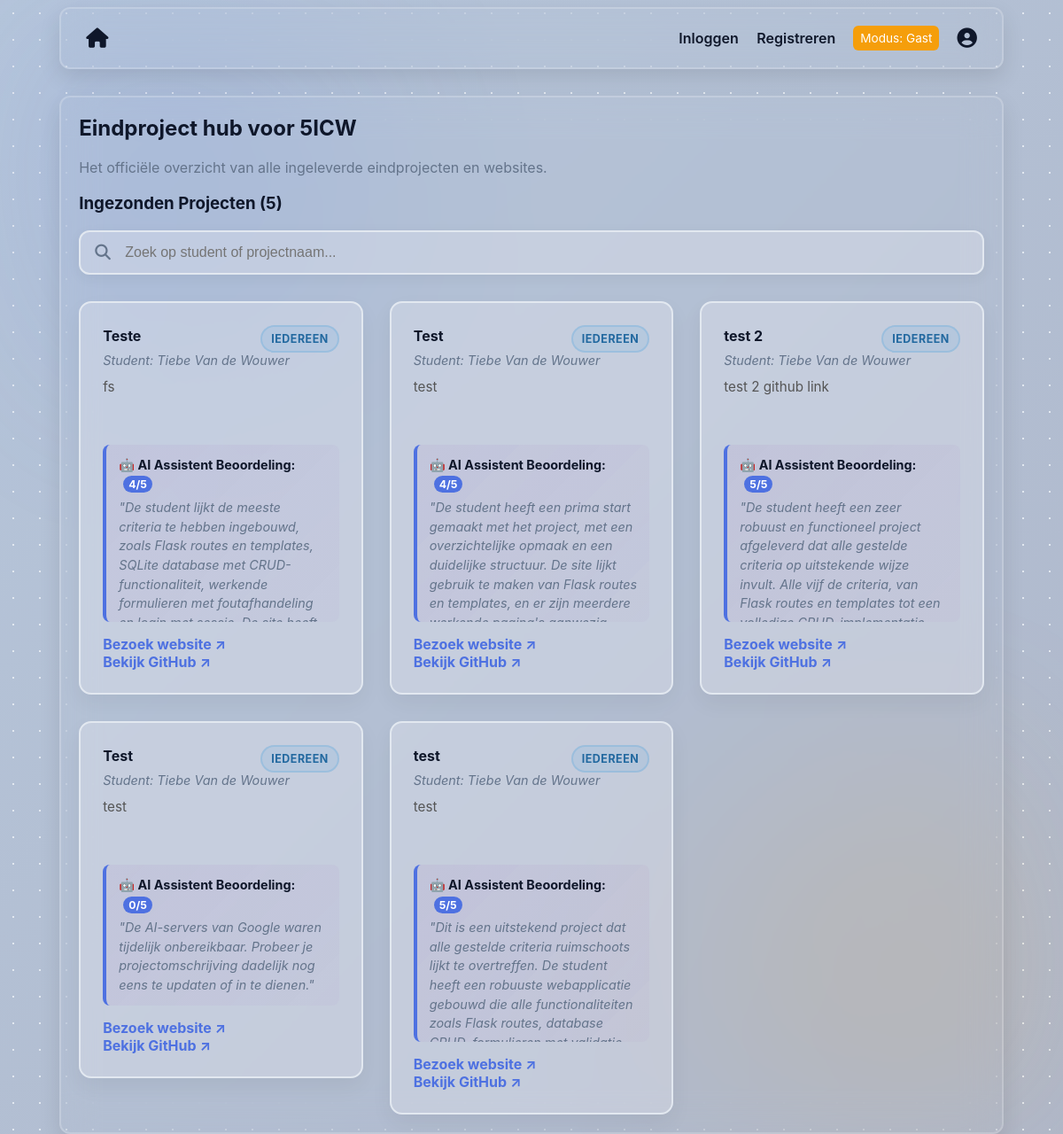
The page / on the database its author committed.
### tables this page shows
CREATE TABLE projects (
            id INTEGER PRIMARY KEY AUTOINCREMENT,
            title TEXT NOT NULL,
            description TEXT NOT NULL,
            link TEXT,
            user_id INTEGER NOT NULL, admin_comment TEXT, visibility TEXT DEFAULT 'public', ai_score INTEGER, ai_feedback TEXT, github_link TEXT, -- HIERMEE KOPPELEN WE HET PROJECT AAN EEN GEBRUIKER
            FOREIGN KEY (user_id) REFERENCES users (id) ON DELETE CASCADE
        );

CREATE TABLE users (
            id INTEGER PRIMARY KEY AUTOINCREMENT,
            name TEXT NOT NULL,
            email TEXT UNIQUE NOT NULL,
            password_hash TEXT NOT NULL,
            verified INTEGER DEFAULT 0,
            role TEXT DEFAULT 'user'  -- HIERMEE HOUDEN WE DE ROL BIJ
        );

### app.py (the view, shortened to what this page needs)
@app.route('/')
def index():
    conn = get_db_connection()
    db = conn.cursor()
    if session.get('user_role') == 'admin':
        projecten = db.execute('''
            SELECT projects.*, users.name AS creator_name
            FROM projects
            JOIN users ON projects.user_id = users.id
        ''').fetchall()
    else:
        projecten = db.execute('''
            SELECT projects.*, users.name AS creator_name
            FROM projects
            JOIN users ON projects.user_id = users.id
            WHERE COALESCE(visibility, 'public') = 'public'
        ''').fetchall()
    conn.close()
    if 'user_name' in session:
        current_user = session['user_name']
        is_guest = False
    else:
        current_user = "Gast"
        is_guest = True
    return render_template('index.html', username=current_user, is_guest=is_guest, projecten=projecten)

### app.py (called while the page is built)
def get_db_connection():
    conn = sqlite3.connect('registrants.db')
    conn.row_factory = sqlite3.Row
    return conn

@app.context_processor
def inject_theme():
    theme = session.get('theme', 'light')
    if theme not in ['light', 'dark', 'ocean', 'dark-neon', 'soft-nature', 'sunset', 'frosted-ice', 'retro-gaming', 'coffee', 'cyberpunk']:
        theme = 'light'
    return {'theme_class': theme}

@app.context_processor
def inject_gravatar():
    email = session.get('user_email', '')
    if email:
        clean_email = email.strip().lower()
        gravatar_hash = hashlib.md5(clean_email.encode('utf-8')).hexdigest()
        avatar_url = f"https://www.gravatar.com/avatar/{gravatar_hash}?s=150&d=mp"
    else:
        avatar_url = "https://www.gravatar.com/avatar/00000000000000000000000000000000?d=mp&f=y"
    return {'user_avatar': avatar_url}

### templates/index.html (shortened to what this page needs)
{% extends "layout.html" %}
{% block content %}
    <h2>Eindproject hub voor 5ICW</h2>
    <p class="muted">Het officiële overzicht van alle ingeleverde eindprojecten en websites.</p>
    <h3>Ingezonden Projecten ({{ projecten | length }})</h3>
    {% if projecten %}
        <div class="search-container">
            <i class="fa-solid fa-magnifying-glass search-icon"></i>
            <input type="text" id="project-search" class="search-input" placeholder="Zoek op student of projectnaam...">
        </div>
        <div class="projects-grid">
            {% for project in projecten %}
            <div class="project-card">
                    <div>
                        <div class="project-card-header">
                            <h4>{{ project['title'] }}</h4>
                            <span class="project-visibility-pill {{ 'visibility-admin' if (project['visibility'] or 'public') == 'admin' else 'visibility-public' }}">
                                {% if (project['visibility'] or 'public') == 'admin' %}Alleen admin{% else %}Iedereen{% endif %}
                            </span>
                        </div>
                        <p class="project-meta">Student: {{ project['creator_name'] }}</p>
                        <p class="project-desc">{{ project['description'] }}</p>
                        <div class="Ai-feedback">
                            <strong style="color: var(--text);">🤖 AI Assistent Beoordeling:</strong>
                            <span class="ai-score-value" style="background: var(--primary); color: white; padding: 2px 6px; border-radius: 10px; font-size: 0.85em; font-weight: bold; margin-left: 5px;">
                                {{ project['ai_score'] }}/5
                            </span>
                            <p class="ai-feedback-text" style="margin: 5px 0 0 0; font-style: italic; color: var(--muted);">
                                    "{{ project['ai_feedback'] }}"
                            </p>
                        </div>
                    </div>
                    <div class="project-actions">
                        <div class="project-links">
                            {% if project['link'] %}
                                <a href="{{ project['link'] }}" target="_blank" class="link-primary">Bezoek website ↗</a>
                            {% endif %}
                            <br>
                            {% if project['github_link'] %}
                                <a href="{{ project['github_link'] }}" target="_blank" class="link-primary">Bekijk GitHub ↗</a>
                            {% endif %}
                        </div>
                    </div>
                </div>
            {% endfor %}
        </div>
    {% else %}
        <p class="muted italic">Er zijn momenteel nog geen eindprojecten ingeleverd door de leerlingen.</p>
    {% endif %}
{% endblock %}

### static/style.css (style rules this page uses)
:root { --bg: hsl(228, 100%, 98%); --bg2: #adb3c5; --bg-gradient: #d5d6d7; --bg-gradient2: #b6c6db; --card: rgba(234, 234, 244, 0.34); --muted: #64748b; --primary: #4e71e1; --primary-light: #6f6f6f; --accent: #f59e0b; --success: #10b981; --danger: #ef4444; --text: #0f172a; --border: #e2e8f0; --glass: rgba(234, 234, 244, 0.34); }
* { box-sizing: border-box }
html,body { height:100% }
body { font-family: Inter, system-ui, -apple-system, 'Segoe UI', Roboto, 'Helvetica Neue', Arial; background: radial-gradient(var(--border) 1px, transparent 1px), linear-gradient(-45deg, var(--bg), var(--bg-gradient), var(--bg2), var(--bg-gradient2)); background-size: 30px 30px, 400% 400%; background-attachment: fixed; color:var(--text); min-height:100%; -webkit-font-smoothing:antialiased; animation: gradient-shift 15s ease infinite; position: relative; overflow-x: hidden; }
body::after { content: ""; position: fixed; inset: 0; background: radial-gradient(circle at 15% 15%, var(--primary) 0%, transparent 25%), radial-gradient(circle at 85% 85%, var(--accent) 0%, transparent 25%); filter: blur(80px); opacity: 0.12; z-index: -1; pointer-events: none; animation: mesh-float 5s infinite alternate ease-in-out; }
.Ai-feedback { max-height: 200px; overflow-y: auto; padding: 12px 14px; background: linear-gradient(135deg, rgba(155, 89, 182, 0.08) 0%, rgba(155, 89, 182, 0.04) 100%); border-left: 4px solid var(--primary); border-radius: 8px; margin-top: 15px; font-size: 0.9em; line-height: 1.5; scroll-behavior: smooth; }
.search-container { margin-bottom:30px;position:relative;width:100% }
.search-container .search-input { width:100%;padding:14px 20px 14px 50px;border-radius:12px;border:2px solid var(--border);background:var(--card);color:var(--text);font-size:1rem;box-shadow:0 4px 15px rgba(0,0,0,0.05);transition:all 0.3s ease;outline:none }
.search-icon { position:absolute;left:18px;top:50%;transform:translateY(-50%);color:var(--muted);pointer-events:none;font-size:1.1rem }
.input-group input,.input-group textarea, .input-group select, input[type=email], input[type=text], input[type=password], input[type=url], textarea, select { padding:10px;border:1px solid rgba(0,0,0,0.08);border-radius:6px;background:linear-gradient(180deg,#fff,#fbfdff);font-size:1rem }
.project-card-header { display:flex;align-items:center;justify-content:space-between;gap:10px;flex-wrap:wrap; }
.project-visibility-pill { font-size:0.78rem;padding:6px 10px;border-radius:999px;font-weight:700;text-transform:uppercase;letter-spacing:.04em }
.visibility-public { background:rgba(52,152,219,0.1);color:#21689f;border:2px solid rgba(52,152,219,0.2) }
.projects-grid { columns:300px;column-gap:30px;margin-top:30px;display:block }
.project-card { border:2px solid var(--border);padding:25px;border-radius:14px;background:var(--card);box-shadow:0 10px 25px rgba(0,0,0,0.05);display:flex;flex-direction:column;justify-content:space-between;transition: transform 0.3s ease, box-shadow 0.3s ease;break-inside:avoid;margin-bottom:30px;width:100%;backdrop-filter: blur(15px);-webkit-backdrop-filter: blur(15px); }
.project-card h4 { margin:0 0 6px 0;color:var(--text); transition: all ease 0.3s; }
.project-meta { margin:0 0 12px 0;font-size:0.9rem;color:var(--muted);font-style:italic; border: 5px }
.muted { color:var(--muted) }
.link-primary { color:var(--primary);text-decoration:none;font-weight:700 }
.project-desc { font-size:0.95rem;color:#555;min-height:60px;margin-top:0 }
.project-actions { display:flex;justify-content:space-between;align-items:center;margin-top:15px }

### rows shown on the page
projects: title "Teste", visibility "IEDEREEN", creator_name "Tiebe Van de Wouwer", description "fs", ai_score "4", ai_feedback "De student lijkt de meeste criteria te hebben ingebouwd, zoals Flask routes en templates, SQLite database met CRUD-functionaliteit, werkende formulieren met foutafhandeling…"
projects: title "Test", visibility "IEDEREEN", creator_name "Tiebe Van de Wouwer", description "test", ai_score "0", ai_feedback "De AI-servers van Google waren tijdelijk onbereikbaar. Probeer je projectomschrijving dadelijk nog eens te updaten of in te dienen."
projects: title "Test", visibility "IEDEREEN", creator_name "Tiebe Van de Wouwer", description "test", ai_score "4", ai_feedback "De student heeft een prima start gemaakt met het project, met een overzichtelijke opmaak en een duidelijke structuur. De site lijkt gebruik te maken van Flask routes en templates, en er zijn meerdere…"
projects: title "test", visibility "IEDEREEN", creator_name "Tiebe Van de Wouwer", description "test", ai_score "5", ai_feedback "Dit is een uitstekend project dat alle gestelde criteria ruimschoots lijkt te overtreffen. De student heeft een robuuste webapplicatie gebouwd die alle functionaliteiten zoals Flask routes, database…"
projects: title "test 2", visibility "IEDEREEN", creator_name "Tiebe Van de Wouwer", description "test 2 github link", ai_score "5", ai_feedback "De student heeft een zeer robuust en functioneel project afgeleverd dat alle gestelde criteria op uitstekende wijze invult. Alle vijf de criteria, van Flask routes en templates tot een…"

### other values the page prints
{{ projecten | length }} "5"
